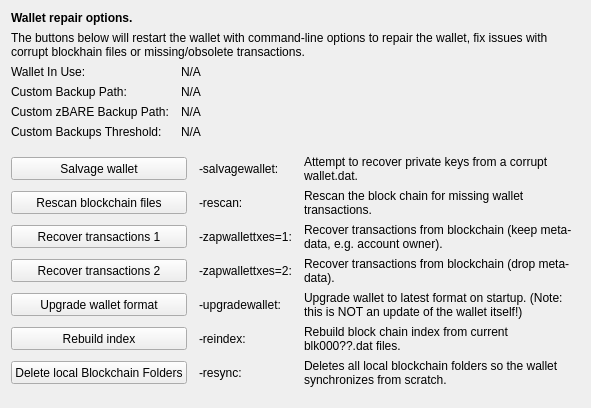
     <widget class="QWidget" name="tab_repair">
      <attribute name="title">
       <string>&amp;Wallet Repair</string>
      </attribute>
      <layout class="QGridLayout" name="gridLayout_4" columnstretch="0,0,0,0">
       <property name="horizontalSpacing">
        <number>12</number>
       </property>
       <item row="0" column="0" colspan="4">
        <widget class="QLabel" name="label_repair_header">
         <property name="font">
          <font>
           <weight>75</weight>
           <bold>true</bold>
          </font>
         </property>
         <property name="text">
          <string>Wallet repair options.</string>
         </property>
        </widget>
       </item>
       <item row="1" column="0" colspan="4">
        <widget class="QLabel" name="label_repair_helptext">
         <property name="font">
          <font>
           <weight>50</weight>
           <bold>false</bold>
          </font>
         </property>
         <property name="text">
          <string>The buttons below will restart the wallet with command-line options to repair the wallet, fix issues with corrupt blockhain files or missing/obsolete transactions.</string>
         </property>
         <property name="wordWrap">
          <bool>true</bool>
         </property>
        </widget>
       </item>
       <item row="2" column="0">
        <widget class="QLabel" name="wallet_path_label">
         <property name="text">
          <string>Wallet In Use:</string>
         </property>
        </widget>
       </item>
       <item row="2" column="1" colspan="3">
        <widget class="QLabel" name="wallet_path">
         <property name="cursor">
          <cursorShape>IBeamCursor</cursorShape>
         </property>
         <property name="text">
          <string>N/A</string>
         </property>
         <property name="textFormat">
          <enum>Qt::PlainText</enum>
         </property>
         <property name="textInteractionFlags">
          <set>Qt::LinksAccessibleByMouse|Qt::TextSelectableByKeyboard|Qt::TextSelectableByMouse</set>
         </property>
        </widget>
       </item>
       <item row="3" column="0">
        <widget class="QLabel" name="wallet_custombackuppath_label">
         <property name="text">
          <string>Custom Backup Path:</string>
         </property>
         <property name="visible">
          <bool>false</bool>
         </property>
        </widget>
       </item>
       <item row="3" column="1" colspan="3">
        <widget class="QLabel" name="wallet_custombackuppath">
         <property name="cursor">
          <cursorShape>IBeamCursor</cursorShape>
         </property>
         <property name="text">
          <string>N/A</string>
         </property>
         <property name="textFormat">
          <enum>Qt::PlainText</enum>
         </property>
         <property name="textInteractionFlags">
          <set>Qt::LinksAccessibleByMouse|Qt::TextSelectableByKeyboard|Qt::TextSelectableByMouse</set>
         </property>
         <property name="visible">
          <bool>false</bool>
         </property>
        </widget>
       </item>
       <item row="4" column="0">
        <widget class="QLabel" name="wallet_customzphrbackuppath_label">
         <property name="text">
          <string>Custom zBARE Backup Path:</string>
         </property>
         <property name="visible">
          <bool>false</bool>
         </property>
        </widget>
       </item>
       <item row="4" column="1" colspan="3">
        <widget class="QLabel" name="wallet_customzphrbackuppath">
         <property name="cursor">
          <cursorShape>IBeamCursor</cursorShape>
         </property>
         <property name="text">
          <string>N/A</string>
         </property>
         <property name="textFormat">
          <enum>Qt::PlainText</enum>
         </property>
         <property name="textInteractionFlags">
          <set>Qt::LinksAccessibleByMouse|Qt::TextSelectableByKeyboard|Qt::TextSelectableByMouse</set>
         </property>
         <property name="visible">
          <bool>false</bool>
         </property>
        </widget>
       </item>
       <item row="5" column="0">
        <widget class="QLabel" name="wallet_custombackupthreshold_label">
         <property name="text">
          <string>Custom Backups Threshold:</string>
         </property>
         <property name="visible">
          <bool>false</bool>
         </property>
        </widget>
       </item>
       <item row="5" column="1" colspan="3">
        <widget class="QLabel" name="wallet_custombackupthreshold">
         <property name="cursor">
          <cursorShape>IBeamCursor</cursorShape>
         </property>
         <property name="text">
          <string>N/A</string>
         </property>
         <property name="textFormat">
          <enum>Qt::PlainText</enum>
         </property>
         <property name="textInteractionFlags">
          <set>Qt::LinksAccessibleByMouse|Qt::TextSelectableByKeyboard|Qt::TextSelectableByMouse</set>
         </property>
         <property name="visible">
          <bool>false</bool>
         </property>
        </widget>
       </item>
       <item row="6" column="0">
        <spacer name="verticalSpacer_repair1">
         <property name="orientation">
          <enum>Qt::Vertical</enum>
         </property>
         <property name="sizeHint" stdset="0">
          <size>
           <width>10</width>
           <height>10</height>
          </size>
         </property>
        </spacer>
       </item>
       <item row="7" column="0" colspan="2">
        <widget class="QPushButton" name="btn_salvagewallet">
         <property name="minimumSize">
          <size>
           <width>100</width>
           <height>23</height>
          </size>
         </property>
         <property name="text">
          <string>Salvage wallet</string>
         </property>
        </widget>
       </item>
       <item row="7" column="2">
        <widget class="QLabel" name="label_repair_salvage_command">
         <property name="text">
          <string notr="true">-salvagewallet:</string>
         </property>
        </widget>
       </item>
       <item row="7" column="3">
        <widget class="QLabel" name="label_repair_salvage">
         <property name="text">
          <string>Attempt to recover private keys from a corrupt wallet.dat.</string>
         </property>
         <property name="wordWrap">
          <bool>true</bool>
         </property>
        </widget>
       </item>
       <item row="8" column="0" colspan="2">
        <widget class="QPushButton" name="btn_rescan">
         <property name="minimumSize">
          <size>
           <width>100</width>
           <height>23</height>
          </size>
         </property>
         <property name="text">
          <string>Rescan blockchain files</string>
         </property>
        </widget>
       </item>
       <item row="8" column="2">
        <widget class="QLabel" name="label_repair_rescan_command">
         <property name="text">
          <string notr="true">-rescan:</string>
         </property>
        </widget>
       </item>
       <item row="8" column="3">
        <widget class="QLabel" name="label_repair_rescan">
         <property name="text">
          <string>Rescan the block chain for missing wallet transactions.</string>
         </property>
         <property name="wordWrap">
          <bool>true</bool>
         </property>
        </widget>
       </item>
       <item row="9" column="0" colspan="2">
        <widget class="QPushButton" name="btn_zapwallettxes1">
         <property name="minimumSize">
          <size>
           <width>100</width>
           <height>23</height>
          </size>
         </property>
         <property name="text">
          <string>Recover transactions 1</string>
         </property>
        </widget>
       </item>
       <item row="9" column="2">
        <widget class="QLabel" name="label_repair_zap1_command">
         <property name="text">
          <string notr="true">-zapwallettxes=1:</string>
         </property>
        </widget>
       </item>
       <item row="9" column="3">
        <widget class="QLabel" name="label_repair_zap1">
         <property name="text">
          <string>Recover transactions from blockchain (keep meta-data, e.g. account owner).</string>
         </property>
         <property name="wordWrap">
          <bool>true</bool>
         </property>
        </widget>
       </item>
       <item row="10" column="0" colspan="2">
        <widget class="QPushButton" name="btn_zapwallettxes2">
         <property name="minimumSize">
          <size>
           <width>100</width>
           <height>23</height>
          </size>
         </property>
         <property name="text">
          <string>Recover transactions 2</string>
         </property>
        </widget>
       </item>
       <item row="10" column="2">
        <widget class="QLabel" name="label_repair_zap2_command">
         <property name="text">
          <string notr="true">-zapwallettxes=2:</string>
         </property>
        </widget>
       </item>
       <item row="10" column="3">
        <widget class="QLabel" name="label_repair_zap2">
         <property name="text">
          <string>Recover transactions from blockchain (drop meta-data).</string>
         </property>
         <property name="wordWrap">
          <bool>true</bool>
         </property>
        </widget>
       </item>
       <item row="11" column="0" colspan="2">
        <widget class="QPushButton" name="btn_upgradewallet">
         <property name="minimumSize">
          <size>
           <width>100</width>
           <height>23</height>
          </size>
         </property>
         <property name="text">
          <string>Upgrade wallet format</string>
         </property>
        </widget>
       </item>
       <item row="11" column="2">
        <widget class="QLabel" name="label_repair_upgrade_command">
         <property name="text">
          <string notr="true">-upgradewallet:</string>
         </property>
        </widget>
       </item>
       <item row="11" column="3">
        <widget class="QLabel" name="label_repair_upgrade">
         <property name="text">
          <string>Upgrade wallet to latest format on startup. (Note: this is NOT an update of the wallet itself!)</string>
         </property>
         <property name="wordWrap">
          <bool>true</bool>
         </property>
        </widget>
       </item>
       <item row="12" column="0" colspan="2">
        <widget class="QPushButton" name="btn_reindex">
         <property name="minimumSize">
          <size>
           <width>100</width>
           <height>23</height>
          </size>
         </property>
         <property name="text">
          <string>Rebuild index</string>
         </property>
        </widget>
       </item>
       <item row="12" column="2">
        <widget class="QLabel" name="label_repair_reindex_command">
         <property name="text">
          <string notr="true">-reindex:</string>
         </property>
        </widget>
       </item>
       <item row="12" column="3">
        <widget class="QLabel" name="label_repair_reindex">
         <property name="text">
          <string>Rebuild block chain index from current blk000??.dat files.</string>
         </property>
         <property name="wordWrap">
          <bool>true</bool>
         </property>
        </widget>
       </item>
       <item row="13" column="0" colspan="2">
        <widget class="QPushButton" name="btn_resync">
         <property name="minimumSize">
          <size>
           <width>100</width>
           <height>23</height>
          </size>
         </property>
         <property name="text">
          <string>Delete local Blockchain Folders</string>
         </property>
        </widget>
       </item>
       <item row="13" column="2">
        <widget class="QLabel" name="label_repair_resync_command">
         <property name="text">
          <string>-resync:</string>
         </property>
        </widget>
       </item>
       <item row="13" column="3">
        <widget class="QLabel" name="label_repair_resync">
         <property name="text">
          <string>Deletes all local blockchain folders so the wallet synchronizes from scratch.</string>
         </property>
         <property name="wordWrap">
          <bool>true</bool>
         </property>
        </widget>
       </item>
       <item row="14" column="0">
        <spacer name="verticalSpacer_repair2">
         <property name="orientation">
          <enum>Qt::Vertical</enum>
         </property>
         <property name="sizeHint" stdset="0">
          <size>
           <width>20</width>
           <height>10</height>
          </size>
         </property>
        </spacer>
       </item>
      </layout>
     </widget>
